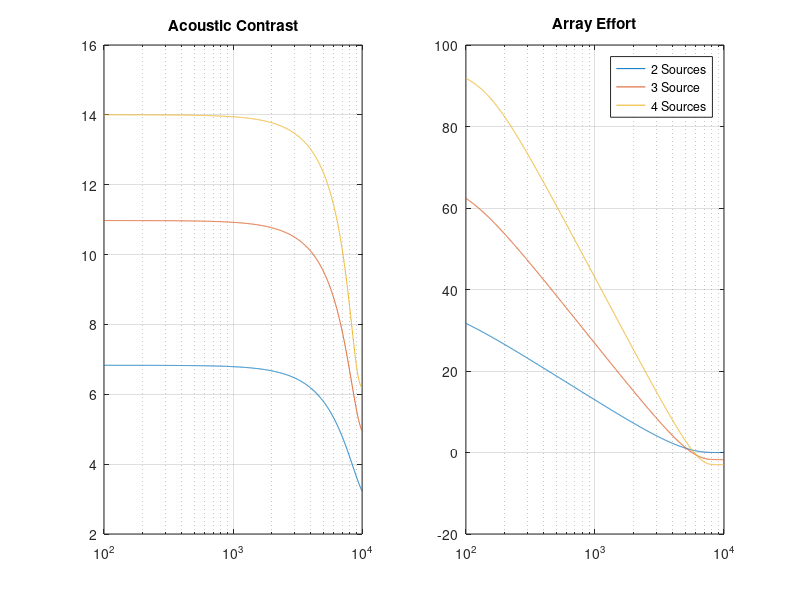
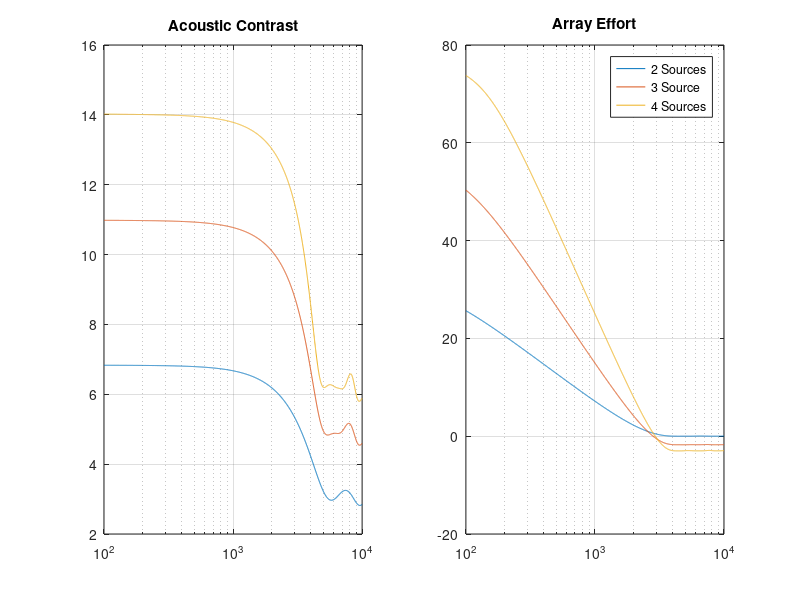
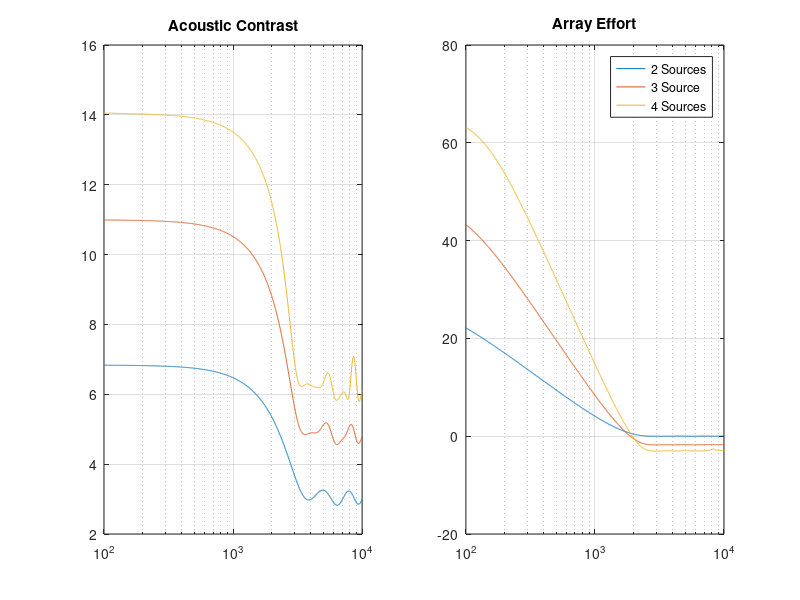

Reproduce these figures in MATLAB, in order.
% Radius at 1
% 5 Bright points in Cross shape
% Sphere of 266 equally spaced points
% NR          - No Regularization
% EF          - End Fire
% NR_EF_#     - Numer of sources
% NR_EF_2_#cm - equal spacing between each

clc
clear 
load freq

figure('Name','2 cm spacing','NumberTitle','off')
load NR_EF_2_2cm
subplot(1,2,1)
semilogx(freq,AC),title('Acoustic Contrast')
subplot(1,2,2)
semilogx(freq,AE),title('Array Effort')


load NR_EF_3_2cm
subplot(1,2,1),hold on
semilogx(freq,AC),title('Acoustic Contrast')
subplot(1,2,2),hold on
semilogx(freq,AE),title('Array Effort')

load NR_EF_4_2cm
subplot(1,2,1),hold on
semilogx(freq,AC),title('Acoustic Contrast')
subplot(1,2,2),hold on
semilogx(freq,AE),title('Array Effort')

subplot(1,2,1)
grid
subplot(1,2,2)
grid
legend('2 Sources','3 Source','4 Sources')


%%
figure('Name','4 cm spacing','NumberTitle','off')
load NR_EF_2_4cm
subplot(1,2,1)
semilogx(freq,AC),title('Acoustic Contrast')
subplot(1,2,2)
semilogx(freq,AE),title('Array Effort')


% figure(2)
load NR_EF_3_4cm
subplot(1,2,1),hold on
semilogx(freq,AC),title('Acoustic Contrast')
subplot(1,2,2),hold on
semilogx(freq,AE),title('Array Effort')

% figure(2)
load NR_EF_4_4cm
subplot(1,2,1),hold on
semilogx(freq,AC),title('Acoustic Contrast')
subplot(1,2,2),hold on
semilogx(freq,AE),title('Array Effort')

subplot(1,2,1)
grid
subplot(1,2,2)
grid
legend('2 Sources','3 Source','4 Sources')

%%
figure('Name','6 cm spacing','NumberTitle','off')
load NR_EF_2_6cm
subplot(1,2,1)
semilogx(freq,AC),title('Acoustic Contrast')
subplot(1,2,2)
semilogx(freq,AE),title('Array Effort')


load NR_EF_3_6cm
subplot(1,2,1),hold on
semilogx(freq,AC),title('Acoustic Contrast')
subplot(1,2,2),hold on
semilogx(freq,AE),title('Array Effort')

load NR_EF_4_6cm
subplot(1,2,1),hold on
semilogx(freq,AC),title('Acoustic Contrast')
subplot(1,2,2),hold on
semilogx(freq,AE),title('Array Effort')

subplot(1,2,1)
grid
subplot(1,2,2)
grid
legend('2 Sources','3 Source','4 Sources')